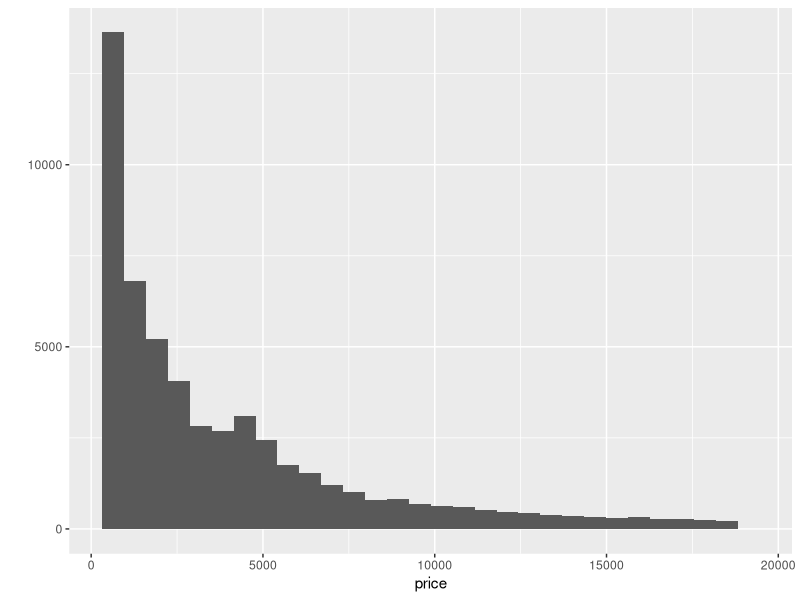
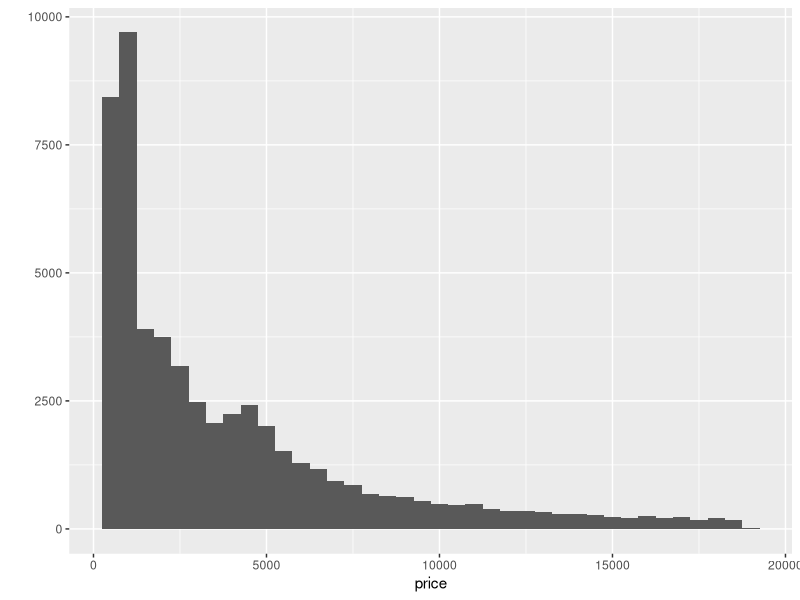
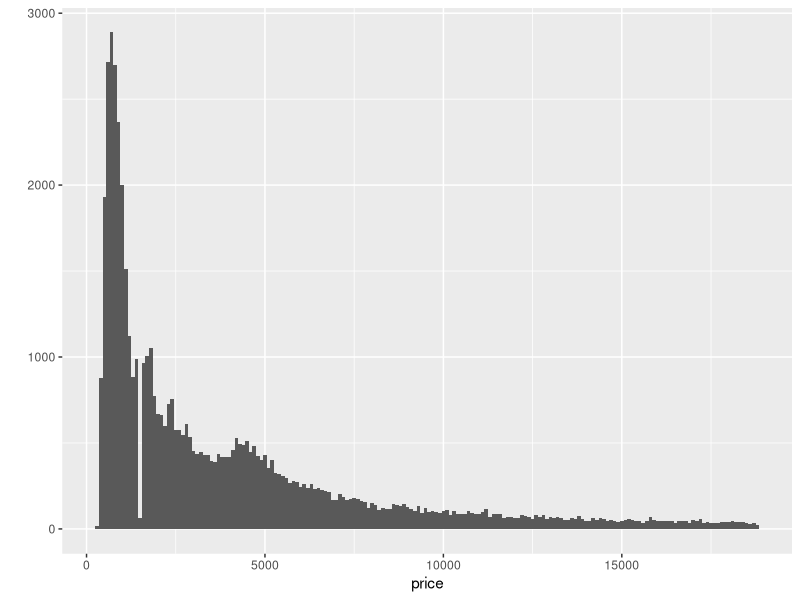
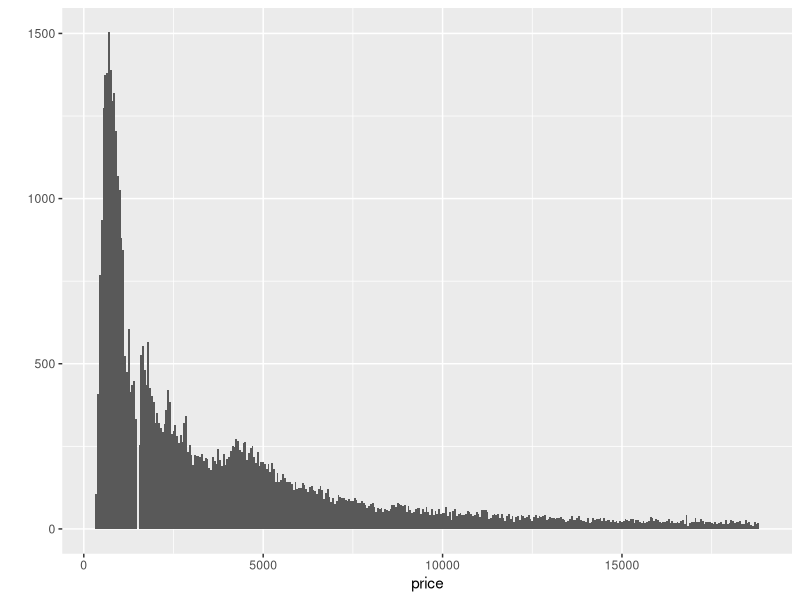
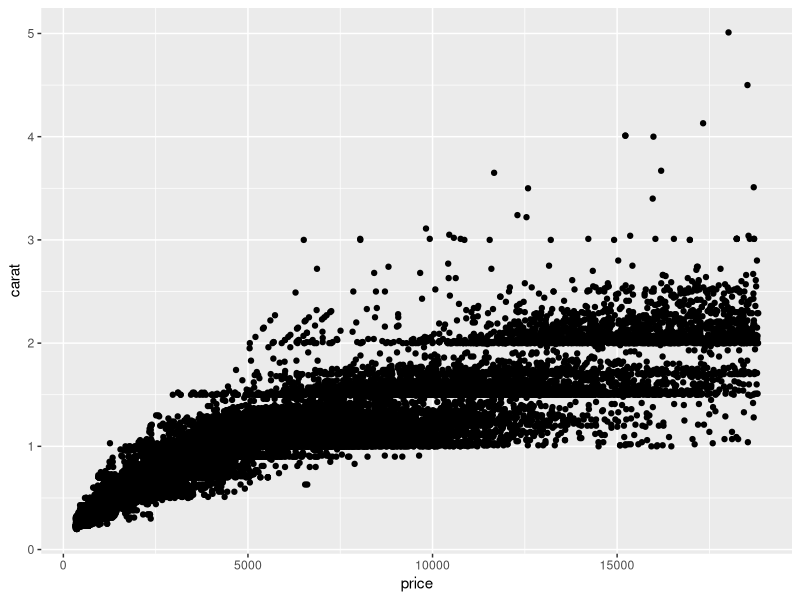
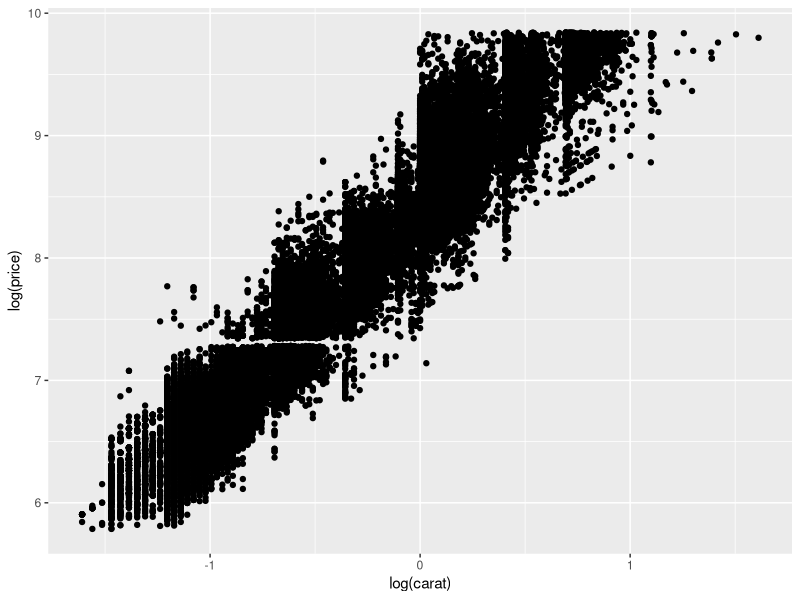
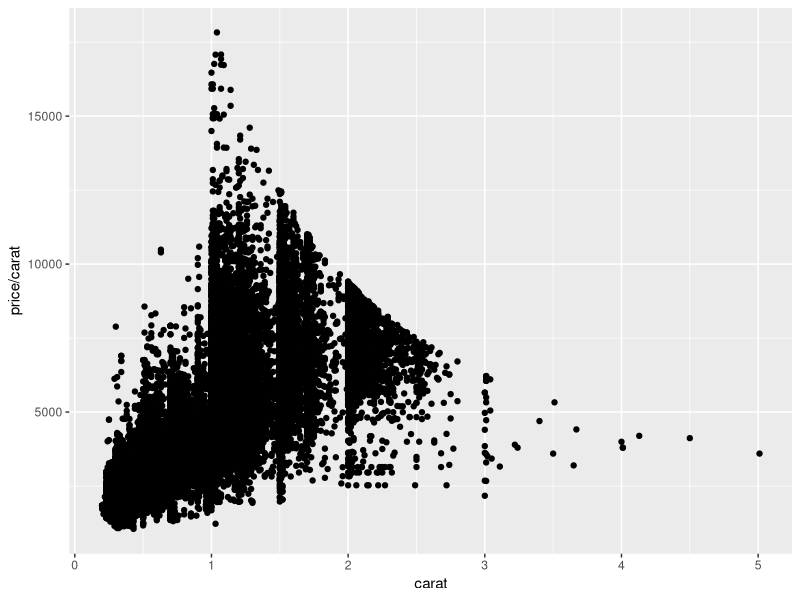
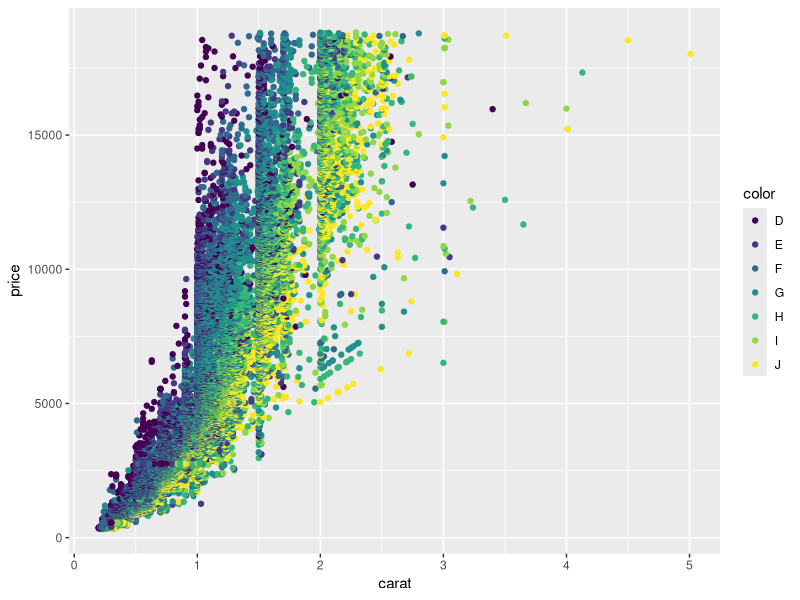

R code for these plots, in order: (Note: this script raises an error after producing the figures.)
#ggplot Understanding

# Load the ggplot package
# - do this every time you want to use the ggplot package
library(ggplot2)

# Examining distributions
# ======================================================

# Histograms ---------------------------------------
qplot(price, data=diamonds, geom="histogram")

# ALWAYS EXPERIMENT WITH THE BIN SIZE!
qplot(price, data=diamonds, geom="histogram", binwidth=500)
# ALWAYS EXPERIMENT WITH THE BIN SIZE!
qplot(price, data=diamonds, geom="histogram", binwidth=100)
# ALWAYS EXPERIMENT WITH THE BIN SIZE!
qplot(price, data=diamonds, geom="histogram", binwidth=50)

# Investigating relationships
# ======================================================

# Two continuous variables -----------------------------------
# Use a scatterplot
qplot(price, carat, data=diamonds)
qplot(log(carat), log(price), data=diamonds)
qplot(carat, price/carat, data=diamonds)

# Map extra variables to other aesthetic attributes
qplot(carat, price, data=diamonds, colour=color)
qplot(carat, price, data=diamonds, size=carat)
qplot(carat, price, data=diamonds, shape=cut)

# Facetting displays the same plot for different subsets of the data
# use facets argument, rows on left hand-size 
qplot(price, carat, data=diamonds, facets = . ~ color)
qplot(price, carat, data=diamonds, facets = color ~ clarity)

# One continuous, one categorical -----------------------------------

# There is too much overplotting in a scatterplot to be very useful
# we can basically only see the range of the data
qplot(color, price/carat, data=diamonds)

# We could spread the points out a little bit, by adding random jitter
# This helps a little bit, but it's still hard to see what's going on
qplot(color, price/carat, data=diamonds, position="jitter")
qplot(color, price/carat, data=diamonds, position=position_jitter(x=2))

# Another technique is to visualise the conditional distribution, ie.
# for a given colour, what is the distribution of price/colour.
# A boxplot provides a simple summary of the distribution:
qplot(color, price/carat, data=diamonds , geom="boxplot")

# Or we can use a histogram for each colour to look at the shape of
# the distribution in more detail:
qplot(price/carat, data=diamonds, facet= color ~ ., geom="histogram")

# ALWAYS EXPERIMENT WITH THE BIN SIZE!
qplot(price/carat, data=diamonds, facet= color ~ ., geom="histogram", binwidth=100)

# Two categorical variables -----------------------------------
# Use a fluctuation diagram - a visualisation of the contingency table

ggfluctuation(table(diamonds$cut, diamonds$color))

# Zooming ---------------------------------------
# You can zoom in on an interesting area of the plot using the 
# xlim and ylim arguments:

qplot(price, data=diamonds, geom="histogram", xlim=c(0, 5000))
